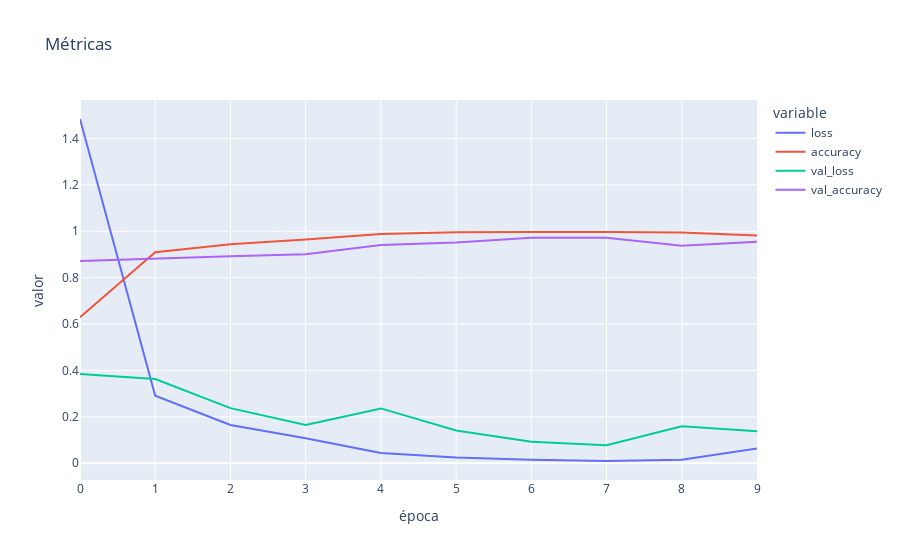

Notebook cell for this chart:
### Markdown cell above
**Muestre las métricas de su modelo.**

### Code cell
px.line(metrics.history, title="Métricas", labels={"value": "valor", "index": "época"})

### Figure 1 — Plotly figure (JSON) as saved in the notebook; plotly's stock layout.template omitted (floating-point values rounded to 4 significant figures)
{"data": [{"hovertemplate": "variable=loss<br>época=%{x}<br>valor=%{y}<extra></extra>", "legendgroup": "loss", "line": {"color": "#636efa", "dash": "solid"}, "marker": {"symbol": "circle"}, "mode": "lines", "name": "loss", "orientation": "v", "showlegend": true, "type": "scatter", "x": [0, 1, 2, 3, 4, 5, 6, 7, 8, 9], "xaxis": "x", "y": [1.484, 0.2909, 0.1648, 0.1075, 0.04458, 0.02471, 0.01492, 0.009809, 0.01534, 0.06423], "yaxis": "y"}, {"hovertemplate": "variable=accuracy<br>época=%{x}<br>valor=%{y}<extra></extra>", "legendgroup": "accuracy", "line": {"color": "#EF553B", "dash": "solid"}, "marker": {"symbol": "circle"}, "mode": "lines", "name": "accuracy", "orientation": "v", "showlegend": true, "type": "scatter", "x": [0, 1, 2, 3, 4, 5, 6, 7, 8, 9], "xaxis": "x", "y": [0.6291, 0.9097, 0.9439, 0.9641, 0.9878, 0.9954, 0.9965, 0.9971, 0.9942, 0.9821], "yaxis": "y"}, {"hovertemplate": "variable=val_loss<br>época=%{x}<br>valor=%{y}<extra></extra>", "legendgroup": "val_loss", "line": {"color": "#00cc96", "dash": "solid"}, "marker": {"symbol": "circle"}, "mode": "lines", "name": "val_loss", "orientation": "v", "showlegend": true, "type": "scatter", "x": [0, 1, 2, 3, 4, 5, 6, 7, 8, 9], "xaxis": "x", "y": [0.3852, 0.3631, 0.2378, 0.1651, 0.2365, 0.1411, 0.0933, 0.07817, 0.16, 0.1381], "yaxis": "y"}, {"hovertemplate": "variable=val_accuracy<br>época=%{x}<br>valor=%{y}<extra></extra>", "legendgroup": "val_accuracy", "line": {"color": "#ab63fa", "dash": "solid"}, "marker": {"symbol": "circle"}, "mode": "lines", "name": "val_accuracy", "orientation": "v", "showlegend": true, "type": "scatter", "x": [0, 1, 2, 3, 4, 5, 6, 7, 8, 9], "xaxis": "x", "y": [0.8722, 0.8835, 0.892, 0.9006, 0.9403, 0.9517, 0.9716, 0.9716, 0.9375, 0.9545], "yaxis": "y"}], "layout": {"legend": {"title": {"text": "variable"}, "tracegroupgap": 0}, "title": {"text": "Métricas"}, "xaxis": {"anchor": "y", "domain": [0, 1], "title": {"text": "época"}}, "yaxis": {"anchor": "x", "domain": [0, 1], "title": {"text": "valor"}}}}
